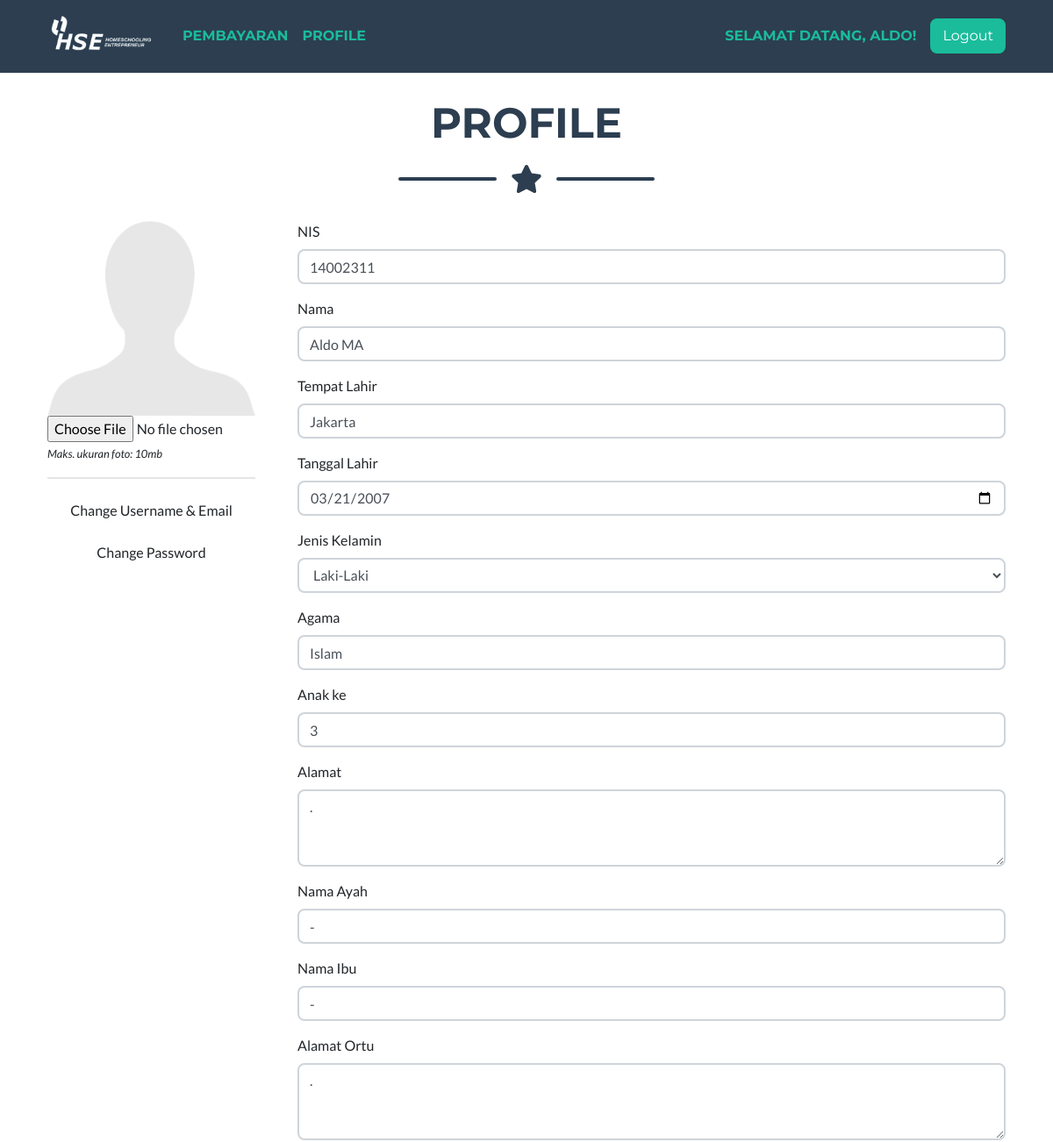
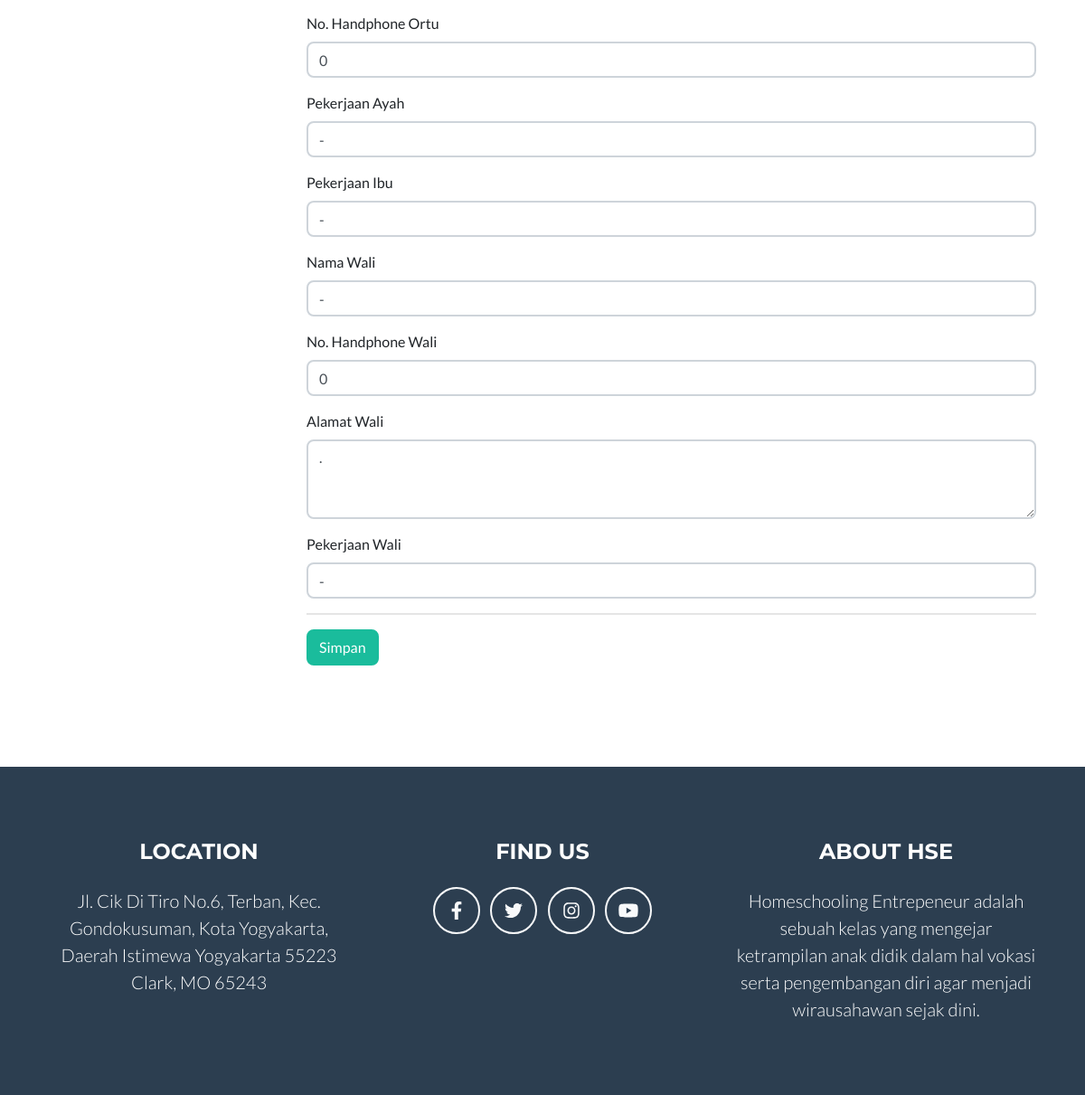
The page /profile (signed in) on the database its author committed (2 pictures, top to bottom).
### tables this page shows
CREATE TABLE `tb_siswa` (
  `siswa_id` int(11) NOT NULL,
  `siswa_nis` varchar(255) DEFAULT NULL,
  `siswa_nama` varchar(255) DEFAULT NULL,
  `siswa_tmp_lahir` varchar(255) DEFAULT NULL,
  `siswa_tgl_lahir` date DEFAULT NULL,
  `siswa_jenis_kelamin` int(11) DEFAULT NULL,
  `siswa_agama` varchar(255) DEFAULT NULL,
  `siswa_anak_ke` int(11) DEFAULT NULL,
  `siswa_alamat` text,
  `siswa_nama_ayah` varchar(255) DEFAULT NULL,
  `siswa_nama_ibu` varchar(255) DEFAULT NULL,
  `siswa_alamat_ortu` text,
  `siswa_nohp_ortu` varchar(255) DEFAULT NULL,
  `siswa_pekerjaan_ayah` varchar(255) DEFAULT NULL,
  `siswa_pekerjaan_ibu` varchar(255) DEFAULT NULL,
  `siswa_nama_wali` varchar(255) DEFAULT NULL,
  `siswa_nohp_wali` varchar(255) DEFAULT NULL,
  `siswa_alamat_wali` text,
  `siswa_pekerjaan_wali` varchar(255) DEFAULT NULL,
  `siswa_jenjang` int(11) DEFAULT NULL,
  `siswa_kelas` int(11) DEFAULT NULL,
  `siswa_semester` varchar(255) DEFAULT NULL,
  `siswa_foto` varchar(255) DEFAULT NULL,
  `siswa_uid` int(11) DEFAULT NULL
);

### app/core/Controller.php (called while the page is built, shortened)
<?php
class Controller {
	public function model($model) {
		return new $model;
	}
	public function view($view, $data = []) {
		require_once 'app/views/' . $view . '.php';
	}
}

### app/core/App.php (called while the page is built, shortened)
<?php
class App {
  protected $method = 'index';
  protected $params = [];
  public function __construct() {
    $this->controller = new $this->controller;
    call_user_func_array([$this->controller, $this->method], $this->params);
  }
}

### index.php (called while the page is built, shortened)
<?php
$app = new App;

### app/helpers/eda_helper.php (called while the page is built, shortened)
<?php
if (!function_exists('base_url')) {
	function base_url($atRoot=FALSE, $atCore=FALSE, $parse=FALSE){
		if (isset($_SERVER['HTTP_HOST'])) {
			$http = isset($_SERVER['HTTPS']) && strtolower($_SERVER['HTTPS']) !== 'off' ? 'https' : 'http';
			$hostname = $_SERVER['HTTP_HOST'];
			$dir = str_replace(basename($_SERVER['SCRIPT_NAME']), '', $_SERVER['SCRIPT_NAME']);
			$core = preg_split('@/@', str_replace($_SERVER['DOCUMENT_ROOT'], '', realpath(dirname(__FILE__))), NULL, PREG_SPLIT_NO_EMPTY);
			$core = $core[0];
			$tmplt = $atRoot ? ($atCore ? "%s://%s/%s/" : "%s://%s/") : ($atCore ? "%s://%s/%s/" : "%s://%s%s");
			$end = $atRoot ? ($atCore ? $core : $hostname) : ($atCore ? $core : $dir);
			$base_url = sprintf( $tmplt, $http, $hostname, $end );
		}
		else $base_url = 'http://localhost/';
		return $base_url;
	}
}

### app/core/Model.php (called while the page is built, shortened)
<?php
class Model {
	private $host = DB_HOST;
	private $user = DB_USER;
	private $pass = DB_PASS;
	private $db_name = DB_NAME;
	private $dbh;
	private $stmt;
	public function __construct() {
		$dsn = 'mysql:host=' . $this->host . ';dbname=' . $this->db_name;
		$option = [
			PDO::ATTR_PERSISTENT => true,
			PDO::ATTR_ERRMODE => PDO::ERRMODE_EXCEPTION
		];
		try {
			$this->dbh = new PDO($dsn, $this->user, $this->pass, $option);
		} catch (PDOException $e) {
			die($e->getMessage());
		}
	}
	public function query($query) {
		$this->stmt = $this->dbh->prepare($query);
	}
	public function bind($param, $value, $type = NULL) {
		if (is_null($type)) {
			switch (true) {
				default:
					$type = PDO::PARAM_STR;
			}
		}
		$this->stmt->bindValue($param, $value, $type);
	}
	public function execute() {
		$this->stmt->execute();
	}
	public function row() {
		$this->execute();
		return $this->stmt->fetch(PDO::FETCH_OBJ);
	}
}

### app/models/Siswa_model.php (called while the page is built, shortened)
<?php
class Siswa_model {
	private $table = 'tb_siswa';
	private $db;
	public function __construct() {
		$this->db = new Model;
	}
	public function get_by($by) {
		$this->db->query('SELECT * FROM ' . $this->table . ' WHERE '.$by[0].'=:'.$by[0]);
		$this->db->bind($by[0], $by[1]);
		return $this->db->row();
	}
}

### app/views/profile/v_profile_siswa.php (the view, shortened to what this page needs)
<section class="page-section portfolio mt-4" id="portfolio">
	<div class="container">
		<div class="row">
			<div class="col-md-12">
				<h2 class="page-section-heading text-center text-uppercase text-secondary mb-0">Profile</h2>
				<div class="divider-custom">
                    <div class="divider-custom-line"></div>
                    <div class="divider-custom-icon"><i class="fas fa-star"></i></div>
                    <div class="divider-custom-line"></div>
                </div>
			</div>
		</div>
		<div class="row justify-content-center">
			<div class="col-md-3">
				<form action="<?php echo base_url(); ?>profile/update_siswa" method="post" enctype="multipart/form-data" style="width: 100%">
				<img src="<?php echo base_url(); ?>uploads/profile/<?php echo (isset($data['siswa']->siswa_foto) ? $data['siswa']->siswa_foto : 'user-default.png'); ?>" alt="" class="img-responsive thumbnail" width="100%">
				<input type="file" name="siswa_foto" value="<?php echo (isset($data['siswa']->siswa_foto) ? (!is_null($data['siswa']->siswa_foto) ? $data['siswa']->siswa_foto : '') : ''); ?>">
				<p><small><i>Maks. ukuran foto: 10mb</i></small></p>
				<hr>
				<button type="button" class="btn btn-default btn-block" data-toggle="modal" data-target="#changeUseremail">Change Username & Email</button>
				<button type="button" class="btn btn-default btn-block" data-toggle="modal" data-target="#changePassword">Change Password</button>
			</div>
			<div class="col-md-9">
				<div class="form-group">
					<label>NIS</label>
					<input type="text" name="siswa_nis" class="form-control" placeholder="NIS" value="<?php echo (isset($data['siswa']->siswa_nis) ?  $data['siswa']->siswa_nis : '' ); ?>" required>
				</div>
				<div class="form-group">
					<label>Nama</label>
					<input type="text" name="siswa_nama" class="form-control" placeholder="Nama" value="<?php echo (isset($data['siswa']->siswa_nama) ? $data['siswa']->siswa_nama : '' ); ?>" required>
				</div>
				<div class="form-group">
					<label>Tempat Lahir</label>
					<input type="text" name="siswa_tmp_lahir" class="form-control" placeholder="Tempat Lahir" value="<?php echo (isset($data['siswa']->siswa_tmp_lahir) ? $data['siswa']->siswa_tmp_lahir : '' ); ?>" required>
				</div>
				<div class="form-group">
					<label>Tanggal Lahir</label>
					<input type="date" name="siswa_tgl_lahir" class="form-control" placeholder="Tanggal Lahir" value="<?php echo (isset($data['siswa']->siswa_tgl_lahir) ? $data['siswa']->siswa_tgl_lahir : '' ); ?>" required>
				</div>
				<div class="form-group">
					<label>Jenis Kelamin</label>
					<select name="siswa_jenis_kelamin" class="form-control" id="">
						<option value="1" <?php echo (isset($data['siswa']->siswa_jenis_kelamin) ? ($data['siswa']->siswa_jenis_kelamin == 1 ?  'selected' : '') : '' ); ?>>Laki-Laki</option>
					</select>
				</div>
				<div class="form-group">
					<label>Agama</label>
					<input type="text" name="siswa_agama" class="form-control" placeholder="Agama" value="<?php echo (isset($data['siswa']->siswa_agama) ? $data['siswa']->siswa_agama : '' ); ?>" required>
				</div>
				<div class="form-group">
					<label>Anak ke</label>
					<input type="text" name="siswa_anak_ke" class="form-control" placeholder="Anak ke" value="<?php echo (isset($data['siswa']->siswa_anak_ke) ? $data['siswa']->siswa_anak_ke : '' ); ?>" required>
				</div>
				<div class="form-group">
					<label>Alamat</label>
					<textarea name="siswa_alamat" id="" cols="30" rows="3" class="form-control" placeholder="Alamat" required><?php echo (isset($data['siswa']->siswa_alamat) ? $data['siswa']->siswa_alamat : '' ); ?></textarea>
				</div>
				<div class="form-group">
					<label>Nama Ayah</label>
					<input type="text" name="siswa_nama_ayah" class="form-control" placeholder="Nama Ayah" value="<?php echo (isset($data['siswa']->siswa_nama_ayah) ? $data['siswa']->siswa_nama_ayah : '' ); ?>" required>
				</div>
				<div class="form-group">
					<label>Nama Ibu</label>
					<input type="text" name="siswa_nama_ibu" class="form-control" placeholder="Nama Ibu" value="<?php echo (isset($data['siswa']->siswa_nama_ibu) ? $data['siswa']->siswa_nama_ibu : '' ); ?>" required>
				</div>
				<div class="form-group">
					<label>Alamat Ortu</label>
					<textarea name="siswa_alamat_ortu" id="" cols="30" rows="3" class="form-control" placeholder="Alamat Ortu" required><?php echo (isset($data['siswa']->siswa_alamat_ortu) ? $data['siswa']->siswa_alamat_ortu : '' ); ?></textarea>
				</div>
				<div class="form-group">
					<label>No. Handphone Ortu</label>
					<input type="text" name="siswa_nohp_ortu" class="form-control" placeholder="No. Handphone Ortu" value="<?php echo (isset($data['siswa']->siswa_nohp_ortu) ? $data['siswa']->siswa_nohp_ortu : '' ); ?>" required>
				</div>
				<div class="form-group">
					<label>Pekerjaan Ayah</label>
					<input type="text" name="siswa_pekerjaan_ayah" class="form-control" placeholder="Pekerjaan Ayah" value="<?php echo (isset($data['siswa']->siswa_pekerjaan_ayah) ? $data['siswa']->siswa_pekerjaan_ayah : '' ); ?>" required>
				</div>
				<div class="form-group">
					<label>Pekerjaan Ibu</label>
					<input type="text" name="siswa_pekerjaan_ibu" class="form-control" placeholder="Pekerjaan Ibu" value="<?php echo (isset($data['siswa']->siswa_pekerjaan_ibu) ? $data['siswa']->siswa_pekerjaan_ibu : '' ); ?>" required>
				</div>
				<div class="form-group">
					<label>Nama Wali</label>
					<input type="text" name="siswa_nama_wali" class="form-control" placeholder="Nama Wali" value="<?php echo (isset($data['siswa']->siswa_nama_wali) ? $data['siswa']->siswa_nama_wali : '' ); ?>" required>
				</div>
				<div class="form-group">
					<label>No. Handphone Wali</label>
					<input type="text" name="siswa_nohp_wali" class="form-control" placeholder="No. Handphone Wali" value="<?php echo (isset($data['siswa']->siswa_nohp_wali) ? $data['siswa']->siswa_nohp_wali : '' ); ?>" required>
				</div>
				<div class="form-group">
					<label>Alamat Wali</label>
					<textarea name="siswa_alamat_wali" id="" cols="30" rows="3" class="form-control" placeholder="Alamat Wali" required><?php echo (isset($data['siswa']->siswa_alamat_wali) ? $data['siswa']->siswa_alamat_wali : '' ); ?></textarea>
				</div>
				<div class="form-group">
					<label>Pekerjaan Wali</label>
					<input type="text" name="siswa_pekerjaan_wali" class="form-control" placeholder="Pekerjaan Wali" value="<?php echo (isset($data['siswa']->siswa_pekerjaan_wali) ? $data['siswa']->siswa_pekerjaan_wali : '' ); ?>" required>
				</div>
				<hr>
				<div class="form-group">
					<input type="submit" class="btn btn-primary" value="Simpan">
				</div>
			</div>
		</div>
	</div>
</section>

### rows shown on the page
tb_siswa: siswa_foto (placeholder picture), siswa_nis "14002311", siswa_nama "Aldo MA", siswa_tmp_lahir "Jakarta", siswa_tgl_lahir "03/21/2007", siswa_jenis_kelamin "Laki-Laki", siswa_agama "Islam", siswa_anak_ke "3", siswa_alamat ".", siswa_nama_ayah "-", siswa_nama_ibu "-", siswa_alamat_ortu ".", siswa_nohp_ortu "0", siswa_pekerjaan_ayah "-", siswa_pekerjaan_ibu "-", siswa_nama_wali "-", siswa_nohp_wali "0", siswa_alamat_wali ".", siswa_pekerjaan_wali "-"

### other values the page prints
$_SESSION['username'] "ALDO"
